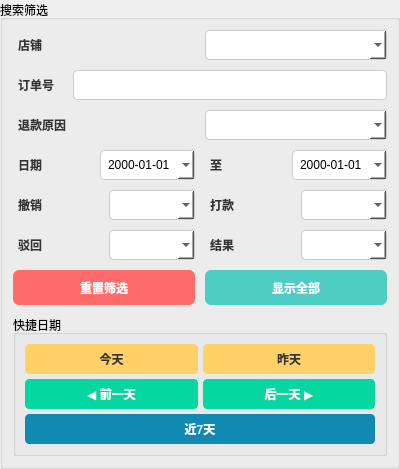
<?xml version="1.0" encoding="UTF-8"?>
<ui version="4.0">
 <class>SearchPanel</class>
 <widget class="QGroupBox" name="SearchPanel">
  <property name="geometry">
   <rect>
    <x>0</x>
    <y>0</y>
    <width>400</width>
    <height>400</height>
   </rect>
  </property>
  <property name="windowTitle">
   <string>搜索筛选</string>
  </property>
  <property name="title">
   <string>搜索筛选</string>
  </property>
  <property name="objectName">
   <string>SearchPanel</string>
  </property>
  
  <!-- 使用垂直布局作为主容器 -->
  <layout class="QVBoxLayout" name="main_layout">
   <property name="spacing">
    <number>10</number>
   </property>
   <property name="leftMargin">
    <number>10</number>
   </property>
   <property name="topMargin">
    <number>10</number>
   </property>
   <property name="rightMargin">
    <number>10</number>
   </property>
   <property name="bottomMargin">
    <number>10</number>
   </property>
   
   <!-- 第1行：店铺 - 100%宽度 -->
   <item>
    <layout class="QHBoxLayout" name="row1_layout">
     <item>
      <widget class="QLabel" name="label_store">
       <property name="text">
        <string>店铺</string>
       </property>
       <property name="minimumSize">
        <size>
         <width>40</width>
         <height>30</height>
        </size>
       </property>
       <property name="styleSheet">
        <string notr="true">padding: 2px; font-weight: bold; color: #333333;</string>
       </property>
      </widget>
     </item>
     <item>
      <widget class="QComboBox" name="search_store_combo">
       <property name="minimumSize">
        <size>
         <height>30</height>
        </size>
       </property>
       <property name="styleSheet">
        <string notr="true">padding: 5px; border: 1px solid #cccccc; border-radius: 4px; background-color: #ffffff;</string>
       </property>
      </widget>
     </item>
    </layout>
   </item>
   
   <!-- 第2行：订单号 - 100%宽度 -->
   <item>
    <layout class="QHBoxLayout" name="row2_layout">
     <item>
      <widget class="QLabel" name="label_order">
       <property name="text">
        <string>订单号</string>
       </property>
       <property name="minimumSize">
        <size>
         <width>50</width>
         <height>30</height>
        </size>
       </property>
       <property name="styleSheet">
        <string notr="true">padding: 2px; font-weight: bold; color: #333333;</string>
       </property>
      </widget>
     </item>
     <item>
      <widget class="QLineEdit" name="search_order_edit">
       <property name="minimumSize">
        <size>
         <height>30</height>
        </size>
       </property>
       <property name="styleSheet">
        <string notr="true">padding: 5px; border: 1px solid #cccccc; border-radius: 4px; background-color: #ffffff;</string>
       </property>
      </widget>
     </item>
    </layout>
   </item>
   
   <!-- 第3行：退款原因 - 100%宽度 -->
   <item>
    <layout class="QHBoxLayout" name="row3_layout">
     <item>
      <widget class="QLabel" name="label_reason">
       <property name="text">
        <string>退款原因</string>
       </property>
       <property name="minimumSize">
        <size>
         <width>70</width>
         <height>30</height>
        </size>
       </property>
       <property name="styleSheet">
        <string notr="true">padding: 2px; font-weight: bold; color: #333333;</string>
       </property>
      </widget>
     </item>
     <item>
      <widget class="QComboBox" name="search_reason_combo">
       <property name="minimumSize">
        <size>
         <height>30</height>
        </size>
       </property>
       <property name="styleSheet">
        <string notr="true">padding: 5px; border: 1px solid #cccccc; border-radius: 4px; background-color: #ffffff;</string>
       </property>
      </widget>
     </item>
    </layout>
   </item>
   
   <!-- 第4行：日期范围 - 100%宽度 -->
   <item>
    <layout class="QHBoxLayout" name="row4_layout">
     <item>
      <widget class="QLabel" name="label_date">
       <property name="text">
        <string>日期</string>
       </property>
       <property name="minimumSize">
        <size>
         <width>40</width>
         <height>30</height>
        </size>
       </property>
       <property name="styleSheet">
        <string notr="true">padding: 2px; font-weight: bold; color: #333333;</string>
       </property>
      </widget>
     </item>
     <item>
      <widget class="QDateEdit" name="start_date_edit">
       <property name="calendarPopup">
        <bool>true</bool>
       </property>
       <property name="displayFormat">
        <string>yyyy-MM-dd</string>
       </property>
       <property name="minimumSize">
        <size>
         <height>30</height>
        </size>
       </property>
       <property name="styleSheet">
        <string notr="true">padding: 5px; border: 1px solid #cccccc; border-radius: 4px; background-color: #ffffff;</string>
       </property>
      </widget>
     </item>
     <item>
      <widget class="QLabel" name="label_to">
       <property name="text">
        <string>至</string>
       </property>
       <property name="minimumSize">
        <size>
         <width>20</width>
         <height>30</height>
        </size>
       </property>
       <property name="styleSheet">
        <string notr="true">padding: 2px; font-weight: bold; color: #333333;</string>
       </property>
      </widget>
     </item>
     <item>
      <widget class="QDateEdit" name="end_date_edit">
       <property name="calendarPopup">
        <bool>true</bool>
       </property>
       <property name="displayFormat">
        <string>yyyy-MM-dd</string>
       </property>
       <property name="minimumSize">
        <size>
         <height>30</height>
        </size>
       </property>
       <property name="styleSheet">
        <string notr="true">padding: 5px; border: 1px solid #cccccc; border-radius: 4px; background-color: #ffffff;</string>
       </property>
      </widget>
     </item>
    </layout>
   </item>
   
   <!-- 第5行：撤销和打款 - 50% + 50%宽度 -->
   <item>
    <layout class="QHBoxLayout" name="row5_layout">
     <!-- 撤销部分 -->
     <item>
      <layout class="QHBoxLayout" name="cancel_layout">
       <item>
        <widget class="QLabel" name="label_cancel">
         <property name="text">
          <string>撤销</string>
         </property>
         <property name="minimumSize">
          <size>
           <width>30</width>
           <height>30</height>
          </size>
         </property>
         <property name="styleSheet">
          <string notr="true">padding: 2px; font-weight: bold; color: #333333;</string>
         </property>
        </widget>
       </item>
       <item>
        <widget class="QComboBox" name="search_cancel_combo">
         <property name="minimumSize">
          <size>
           <height>30</height>
          </size>
         </property>
         <property name="styleSheet">
          <string notr="true">padding: 5px; border: 1px solid #cccccc; border-radius: 4px; background-color: #ffffff;</string>
         </property>
        </widget>
       </item>
      </layout>
     </item>
     
     <!-- 打款部分 -->
     <item>
      <layout class="QHBoxLayout" name="compensate_layout">
       <item>
        <widget class="QLabel" name="label_compensate">
         <property name="text">
          <string>打款</string>
         </property>
         <property name="minimumSize">
          <size>
           <width>30</width>
           <height>30</height>
          </size>
         </property>
         <property name="styleSheet">
          <string notr="true">padding: 2px; font-weight: bold; color: #333333;</string>
         </property>
        </widget>
       </item>
       <item>
        <widget class="QComboBox" name="search_compensate_combo">
         <property name="minimumSize">
          <size>
           <height>30</height>
          </size>
         </property>
         <property name="styleSheet">
          <string notr="true">padding: 5px; border: 1px solid #cccccc; border-radius: 4px; background-color: #ffffff;</string>
         </property>
        </widget>
       </item>
      </layout>
     </item>
    </layout>
   </item>
   
   <!-- 第6行：驳回和结果 - 50% + 50%宽度 -->
   <item>
    <layout class="QHBoxLayout" name="row6_layout">
     <!-- 驳回部分 -->
     <item>
      <layout class="QHBoxLayout" name="reject_layout">
       <item>
        <widget class="QLabel" name="label_reject">
         <property name="text">
          <string>驳回</string>
         </property>
         <property name="minimumSize">
          <size>
           <width>30</width>
           <height>30</height>
          </size>
         </property>
         <property name="styleSheet">
          <string notr="true">padding: 2px; font-weight: bold; color: #333333;</string>
         </property>
        </widget>
       </item>
       <item>
        <widget class="QComboBox" name="search_reject_combo">
         <property name="minimumSize">
          <size>
           <height>30</height>
          </size>
         </property>
         <property name="styleSheet">
          <string notr="true">padding: 5px; border: 1px solid #cccccc; border-radius: 4px; background-color: #ffffff;</string>
         </property>
        </widget>
       </item>
      </layout>
     </item>
     
     <!-- 结果部分 -->
     <item>
      <layout class="QHBoxLayout" name="result_layout">
       <item>
        <widget class="QLabel" name="label_reject_result">
         <property name="text">
          <string>结果</string>
         </property>
         <property name="minimumSize">
          <size>
           <width>30</width>
           <height>30</height>
          </size>
         </property>
         <property name="styleSheet">
          <string notr="true">padding: 2px; font-weight: bold; color: #333333;</string>
         </property>
        </widget>
       </item>
       <item>
        <widget class="QComboBox" name="search_reject_result_combo">
         <property name="minimumSize">
          <size>
           <height>30</height>
          </size>
         </property>
         <property name="styleSheet">
          <string notr="true">padding: 5px; border: 1px solid #cccccc; border-radius: 4px; background-color: #ffffff;</string>
         </property>
        </widget>
       </item>
      </layout>
     </item>
    </layout>
   </item>
   
   <!-- 按钮行 -->
   <item>
    <layout class="QHBoxLayout" name="button_layout">
     <item>
      <widget class="QPushButton" name="reset_btn">
       <property name="text">
        <string>重置筛选</string>
       </property>
       <property name="minimumSize">
        <size>
         <width>100</width>
         <height>35</height>
        </size>
       </property>
       <property name="styleSheet">
        <string notr="true">padding: 8px 16px; border: none; border-radius: 6px; background-color: #FF6B6B; color: white; font-weight: bold;</string>
       </property>
      </widget>
     </item>
     <item>
      <widget class="QPushButton" name="show_all_btn">
       <property name="text">
        <string>显示全部</string>
       </property>
       <property name="minimumSize">
        <size>
         <width>100</width>
         <height>35</height>
        </size>
       </property>
       <property name="styleSheet">
        <string notr="true">padding: 8px 16px; border: none; border-radius: 6px; background-color: #4ECDC4; color: white; font-weight: bold;</string>
       </property>
      </widget>
     </item>
    </layout>
   </item>
   
   <!-- 快捷日期组 -->
   <item>
    <widget class="QGroupBox" name="quick_date_group">
     <property name="title">
      <string>快捷日期</string>
     </property>
     <layout class="QVBoxLayout" name="quick_date_layout">
      <property name="spacing">
       <number>5</number>
      </property>
      <item>
       <layout class="QHBoxLayout" name="quick_date_row1">
        <item>
         <widget class="QPushButton" name="today_btn">
          <property name="text">
           <string>今天</string>
          </property>
          <property name="minimumSize">
           <size>
            <width>80</width>
            <height>30</height>
           </size>
          </property>
          <property name="styleSheet">
           <string notr="true">padding: 5px 10px; border: 1px solid #FFD166; border-radius: 4px; background-color: #FFD166; color: #333333; font-weight: bold;</string>
          </property>
         </widget>
        </item>
        <item>
         <widget class="QPushButton" name="yesterday_btn">
          <property name="text">
           <string>昨天</string>
          </property>
          <property name="minimumSize">
           <size>
            <width>80</width>
            <height>30</height>
           </size>
          </property>
          <property name="styleSheet">
           <string notr="true">padding: 5px 10px; border: 1px solid #FFD166; border-radius: 4px; background-color: #FFD166; color: #333333; font-weight: bold;</string>
          </property>
         </widget>
        </item>
       </layout>
      </item>
      <item>
       <layout class="QHBoxLayout" name="quick_date_row2">
        <item>
         <widget class="QPushButton" name="prev_day_btn">
          <property name="text">
           <string>◀ 前一天</string>
          </property>
          <property name="minimumSize">
           <size>
            <width>90</width>
            <height>30</height>
           </size>
          </property>
          <property name="styleSheet">
           <string notr="true">padding: 5px 8px; border: 1px solid #06D6A0; border-radius: 4px; background-color: #06D6A0; color: white; font-weight: bold;</string>
          </property>
         </widget>
        </item>
        <item>
         <widget class="QPushButton" name="next_day_btn">
          <property name="text">
           <string>后一天 ▶</string>
          </property>
          <property name="minimumSize">
           <size>
            <width>90</width>
            <height>30</height>
           </size>
          </property>
          <property name="styleSheet">
           <string notr="true">padding: 5px 8px; border: 1px solid #06D6A0; border-radius: 4px; background-color: #06D6A0; color: white; font-weight: bold;</string>
          </property>
         </widget>
        </item>
       </layout>
      </item>
      <item>
       <layout class="QHBoxLayout" name="quick_date_row3">
        <item>
         <widget class="QPushButton" name="week_btn">
          <property name="text">
           <string>近7天</string>
          </property>
          <property name="minimumSize">
           <size>
            <width>80</width>
            <height>30</height>
           </size>
          </property>
          <property name="styleSheet">
           <string notr="true">padding: 5px 10px; border: 1px solid #118AB2; border-radius: 4px; background-color: #118AB2; color: white; font-weight: bold;</string>
          </property>
         </widget>
        </item>
       </layout>
      </item>
     </layout>
    </widget>
   </item>
  </layout>
 </widget>
 <resources/>
</ui>
